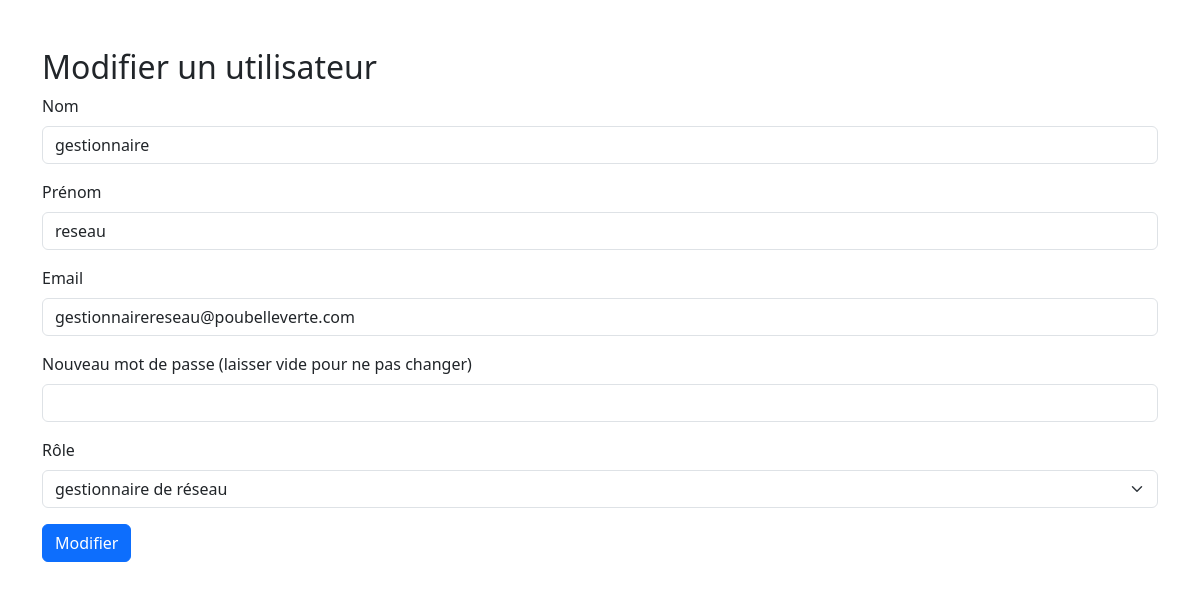
Screenshot of /admin/modifier_utilisateur.php?id=3 (signed in) with the database file from the repository.
### tables this page shows
CREATE TABLE `utilisateurs` (
  `id` int(11) NOT NULL,
  `nom` varchar(100) NOT NULL,
  `prenom` varchar(100) DEFAULT NULL,
  `email` varchar(100) NOT NULL,
  `mot_de_passe` varchar(255) NOT NULL,
  `role_id` int(11) NOT NULL,
  `date_embauche` date DEFAULT NULL,
  `disponibilite` varchar(255) DEFAULT NULL
);

CREATE TABLE `roles` (
  `id` int(11) NOT NULL,
  `nom` varchar(50) NOT NULL
);

### admin/modifier_utilisateur.php (the view, shortened to what this page needs)
<?php
$servername = "localhost";
$username_db = "root";
$password_db = "";
$dbname = "poubelle_verte";
$conn = new mysqli($servername, $username_db, $password_db, $dbname);
if (isset($_GET['id'])) {
    $userId = $_GET['id'];
    $stmt = $conn->prepare("SELECT * FROM utilisateurs WHERE id = ?");
    $stmt->bind_param("i", $userId);
    $stmt->execute();
    $result = $stmt->get_result();
    $utilisateur = $result->fetch_assoc();
} else {
    die("ID d'utilisateur non spécifié.");
}
$sqlRoles = "SELECT * FROM roles";
$resultRoles = $conn->query($sqlRoles);
$nom = $utilisateur['nom'];
$prenom = $utilisateur['prenom'];
$email = $utilisateur['email'];
$roleId = $utilisateur['role_id'];
?>
<!DOCTYPE html>
<html>
<head>
    <link rel="stylesheet" href="https://cdn.jsdelivr.net/npm/bootstrap@5.3.0/dist/css/bootstrap.min.css">
</head>
<body>
    <div class="container mt-5">
        <h2>Modifier un utilisateur</h2>
        <form method="POST">
            <div class="mb-3">
                <label for="nom" class="form-label">Nom</label>
                <input type="text" class="form-control" id="nom" name="nom" value="<?php echo $nom; ?>" required>
            </div>
            <div class="mb-3">
                <label for="prenom" class="form-label">Prénom</label>
                <input type="text" class="form-control" id="prenom" name="prenom" value="<?php echo $prenom; ?>" required>
            </div>
            <div class="mb-3">
                <label for="email" class="form-label">Email</label>
                <input type="email" class="form-control" id="email" name="email" value="<?php echo $email; ?>" required>
            </div>
            <div class="mb-3">
                <label for="password" class="form-label">Nouveau mot de passe (laisser vide pour ne pas changer)</label>
                <input type="password" class="form-control" id="password" name="password">
            </div>
            <div class="mb-3">
                <label for="role" class="form-label">Rôle</label>
                <select class="form-select" id="role" name="role_id" required>
                    <?php while ($role = $resultRoles->fetch_assoc()) { ?>
                        <option value="<?php echo $role['id']; ?>" <?php echo ($role['id'] == $roleId) ? 'selected' : ''; ?>>
                            <?php echo $role['nom']; ?>
                        </option>
                    <?php } ?>
                </select>
            </div>
            <button type="submit" class="btn btn-primary">Modifier</button>
        </form>
    </div>
</body>
</html>

### rows the page displays
utilisateurs: nom "gestionnaire", prenom "reseau", email "gestionnairereseau@poubelleverte.com", role_id "gestionnaire de réseau"
